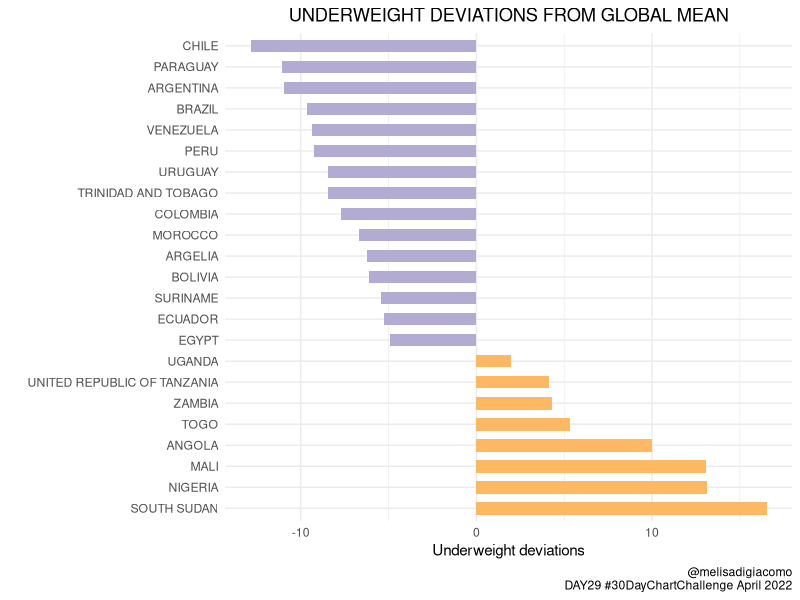
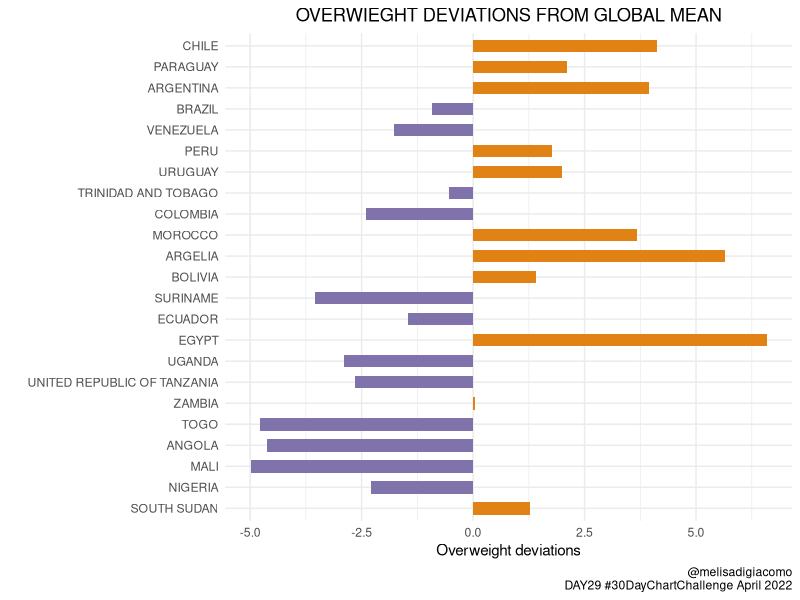
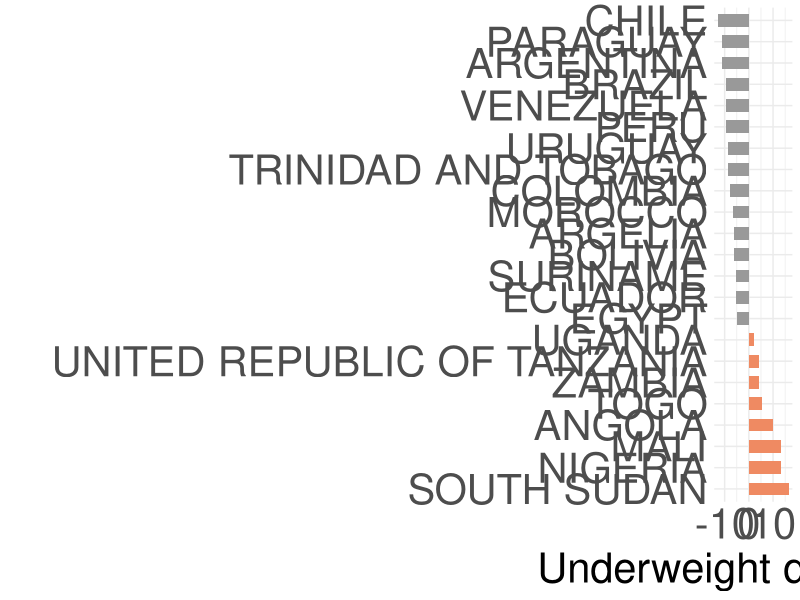

R code for these plots, in order:
# Malnutrition

# Library
library(dplyr)
library(ggplot2)

# Dataset
data = read.csv("country-wise-average.csv", header=T)

weight <- subset(data, select=c("Country", "Underweight", "Overweight"))
weight = na.omit(weight)

# Calculate deviations from global mean value
weight$underweight_deviation <-  weight$Underweight - mean(weight$Underweight, na.rm = TRUE)
weight$overweight_deviation <-  weight$Overweight - mean(weight$Overweight, na.rm = TRUE)

# Underweight global mean value
mean(weight$Underweight)
# 13.6%

# Overweight global mean value
mean(weight$Overweight)
# 7.2%

# Selected countries
countries <- c("ARGENTINA", "BOLIVIA", "URUGUAY", "PARAGUAY", "COLOMBIA",
                "CHILE", "VENEZUELA", "PERU", "BRAZIL", "ECUADOR", "TRINIDAD AND TOBAGO",
                "SURINAME", "SOUTH SUDAN", "TOGO", "UGANDA", "UNITED REPUBLIC OF TANZANIA",
               "ZAMBIA", "NIGERIA", "NIGER", "EGYPT", "MALI", "NAMBIA", "MOROCCO", "ANGOLA", "ARGELIA")
weight_countries = filter(weight, Country %in% countries)


# Add flags for color
weight_countries = mutate(weight_countries , flag_overweight=ifelse(weight_countries$overweight_deviation < 0, "negativo","positivo"))
weight_countries = mutate(weight_countries , flag_underweight=ifelse(weight_countries$underweight_deviation < 0, "negativo","positivo"))

# Butterfly plot underweight
ggplot(weight_countries, aes(x = reorder(Country, -underweight_deviation), y = underweight_deviation, fill = flag_underweight)) +   
  geom_bar(stat = "identity", width = .6) +
  xlab("") + ylab("Underweight deviations") +
  labs(title="UNDERWEIGHT DEVIATIONS FROM GLOBAL MEAN",
       caption="@melisadigiacomo\nDAY29 #30DayChartChallenge April 2022") +
  coord_flip() +
  theme_minimal() +
  theme(plot.title = element_text(hjust = .5), 
        axis.ticks = element_blank(),
        legend.position = "none") + 
  scale_fill_manual(values=c("#b2abd2", "#fdb863")) 

# Butterfly plot overweight
ggplot(weight_countries, aes(x = reorder(Country, -underweight_deviation), y = overweight_deviation, fill = flag_overweight)) +   
  geom_bar(stat = "identity", width = .6) +
  xlab("") + ylab("Overweight deviations") +
  labs(title="OVERWIEGHT DEVIATIONS FROM GLOBAL MEAN",
       caption="@melisadigiacomo\nDAY29 #30DayChartChallenge April 2022") +
  coord_flip() +
  theme_minimal() +
  theme(plot.title = element_text(hjust = .5), 
        axis.ticks = element_blank(),
        legend.position = "none") +
  scale_fill_manual(values=c("#8073ac", "#e08214"))



png("underweight_deviations.png", units="in", width=30, height=15, res=300, bg="transparent")

ggplot(weight_countries, aes(x = reorder(Country, -underweight_deviation), y = underweight_deviation, fill = flag_underweight)) +   
  geom_bar(stat = "identity", width = .6) +
  coord_flip() +
  xlab("") + ylab("Underweight deviations") +
  theme_minimal() +
  theme(plot.title = element_text(hjust = .5), 
        axis.ticks = element_blank(),
        legend.position = "none",
        text = element_text(size = 30),
        axis.text = element_text(size = 30)) + 
  scale_fill_manual(values=c("#999999", "#ef8a62")) 

dev.off()